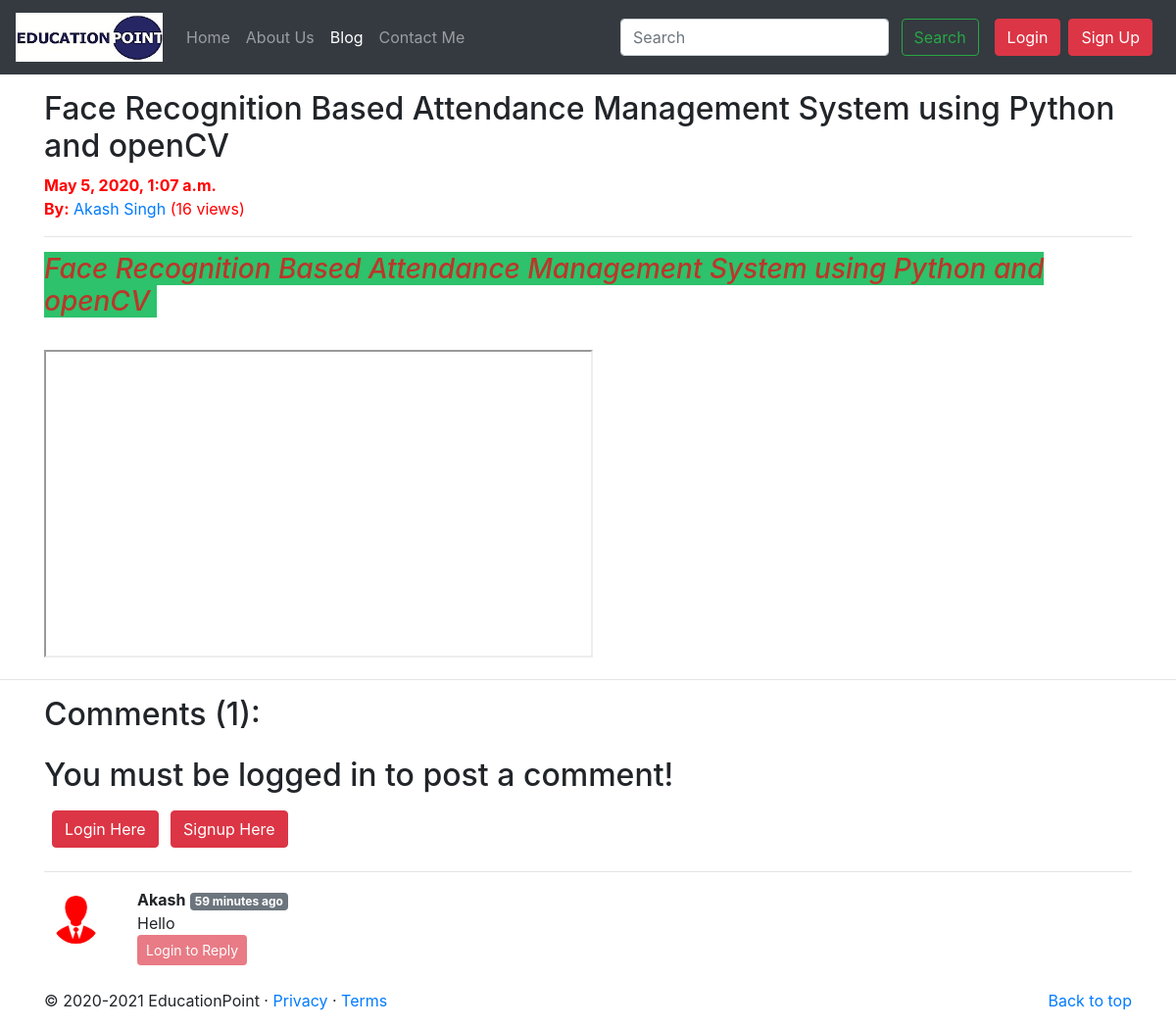
Screenshot of /blog/Attendance_System with the database file from the repository.
### blog/models.py (models this page shows, shortened)
class Post(models.Model):
    sno = models.AutoField(primary_key = True)
    title = models.CharField(max_length=255)
    content = models.TextField()
    author = models.CharField(max_length=50)
    slug = models.CharField(max_length=150)
    views = models.IntegerField(default=0)
    timeStamp = models.DateTimeField(blank=True)

class BlogComment(models.Model):
    sno = models.AutoField(primary_key= True)
    comment = models.TextField()
    user = models.ForeignKey(User, on_delete=models.CASCADE)
    post = models.ForeignKey(Post, on_delete=models.CASCADE)
    parent = models.ForeignKey('self', on_delete=models.CASCADE, null=True)
    timeStamp = models.DateTimeField(default=now)

### blog/views.py (the view)
# urls.py: path('<str:slug>', views.blogPost, name='blogPost'),
def blogPost(request, slug):
    post = Post.objects.filter(slug=slug).first()
    post.views = post.views + 1
    post.save()
    comments = BlogComment.objects.filter(post=post, parent=None)
    replies = BlogComment.objects.filter(post=post).exclude(parent=None)
    replyDict = {}
    for reply in replies:
        if reply.parent.sno not in replyDict.keys():
            replyDict[reply.parent.sno] = [reply]
        else:
            replyDict[reply.parent.sno].append(reply)
    context = {'post':post, 'comments':comments, 'user':request.user, 'replyDict': replyDict}
    return render(request, 'blog/blogPost.html', context)

### blog/templatetags/extras.py (called while the page is built)
@register.filter(name='get_val')
def get_val(dict, key):
    return dict.get(key)

### templates/blog/blogPost.html (shortened to what this page needs)
{% extends 'base.html' %}
{% block blogactive %} active {% endblock blogactive %}
{% block body %}
{% load humanize %}
{% load extras %}
<div class="container my-3">
        <h2 class="blog-post-title">{{post.title}}</h2>
        <p style="color: red;" class="blog-post-meta"><b>{{post.timeStamp}}</b> <br><strong>By:</strong> <a
                        href="/about">{{post.author}}</a>  (<span>{{post.views}} views</span>)</p>
        <hr>
        <p>{{post.content|safe}}</p>
</div>
<hr>
<div class="container">
        <div class="my-2">
                <h2>Comments ({{comments.count}}):</h2>
                {% if user.is_authenticated %}
                <form action="/blog/postComment" method="post">
                        {% csrf_token %}
                        <div class="form-group">
                                <label for="exampleInputEmail1"><b>Post Comments:</b></label>
                                <input type="text" class="form-control" name="comment"
                                        placeholder="Enter your comment here">
                        </div>
                        <input type="hidden" name="postSno" value="{{post.sno}}">
                        <input type="hidden" name="parentSno" value="">
                        <button type="submit" class="btn btn-danger">Submit</button>
                </form>
                {% else %}
                <div class="my-4">
                        <h2><label for="inputAddress">You must be logged in to post a comment!</label></h2>
                        <button type="submit" class="btn btn-danger my-2 my-sm-0 ml-2" data-toggle="modal"
                                data-target="#loginModal">Login Here</button>
                        <button type="submit" class="btn btn-danger my-2 my-sm-0 ml-2" data-toggle="modal"
                                data-target="#signupModal">Signup Here</button>
                </div>
                <hr>
                {% endif %}
        </div>
        {% for comment in comments %}
        <div class="row my-3">
                <div class="col-md-1">
                        <img class="userPic rounded-circle w-100 p-2" src="/static/common/img/user.png">
                </div>
                <div class="col-md-11">
                        <b>{{comment.user.username}}</b> <span class="badge badge-secondary">
                                {{comment.timeStamp|naturaltime}} </span>
                        <div> {{comment.comment}} </div>
                        <div class="reply mx-0">
                                {% if user.is_authenticated %}
                                <button class="btn btn-sm btn-danger" type="button" data-toggle="collapse"
                                        data-target="#replyBox{{comment.sno}}" aria-expanded="false"
                                        aria-controls="replyBox{{comment.sno}}">
                                        Reply
                                </button>
                                <div class="collapse" id="replyBox{{comment.sno}}">
                                        <div class="card card-body my-2">
                                                <form action="/blog/postComment" method="post">
                                                        {% csrf_token %}
                                                        <div class="form-group">
                                                                <label for="comment"><b>Post
                                                                                Reply:</b></label>
                                                                <input type="text" class="form-control" name="comment"
                                                                        placeholder="Enter your reply here">
                                                                <input type="hidden" name="parentSno"
                                                                        value="{{comment.sno}}">
                                                        </div>
                                                        <input type="hidden" name="postSno" value="{{post.sno}}">
                                                        <button type="submit" class="btn btn-danger">Submit</button>
                                                </form>
                                        </div>
                                </div>
                                {% else %}
                                <button class="btn btn-sm btn-danger" type="button" data-toggle="collapse"
                                        data-target="#replyBox{{comment.sno}}" aria-expanded="false"
                                        aria-controls="replyBox{{comment.sno}}" disabled>
                                        Login to Reply
                                </button>
                                {% endif %}
                        </div>
                </div>
        </div>
        {% endfor %}
</div>
{% endblock body %}

### rows the page displays
Post: title "Face Recognition Based Attendance Management System using Python and openCV", timeStamp "May 5, 2020, 1:07 a.m.", author "Akash Singh", views "16", content "Face Recognition Based Attendance Management System using Python and openCV"
BlogComment: user.username "Akash", timeStamp "59 minutes ago", comment "Hello"

### other values shown
{{ comments.count }} "1"
